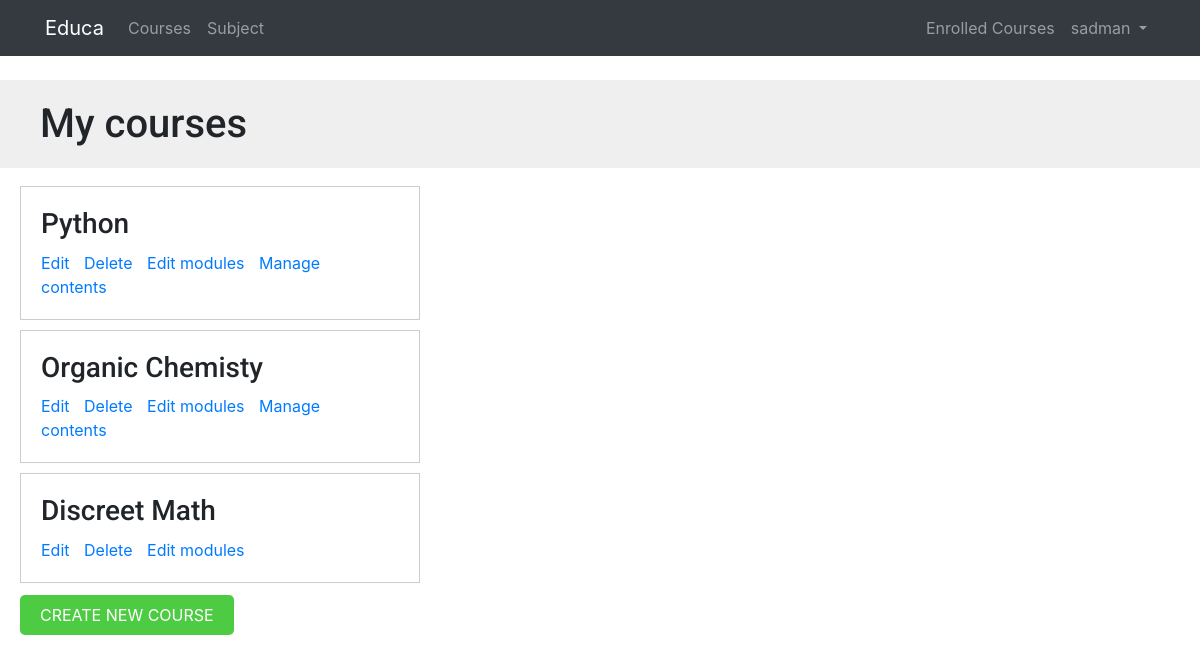
The app's page /course/mine/ (signed in) with its own data.
### courses/models.py (models this page shows, shortened)
class Course(models.Model):
    owner = models.ForeignKey(User,
                    related_name='courses_created',
                    on_delete=models.CASCADE)
    subject = models.ForeignKey(Subject, related_name='courses',
                        on_delete=models.CASCADE)
    title = models.CharField(max_length=200)
    slug = models.SlugField(max_length=200, unique=True)
    overview = models.TextField()
    created = models.DateTimeField(auto_now_add=True)
    students = models.ManyToManyField(User,
                                      related_name='courses_joined',
                                      blank=True)
    class Meta:
        ordering = ['-created']

### courses/views.py (the view)
class ManageCourseListView(OwnerCourseMixin, ListView): #listview with mixin
    template_name = 'courses/manage/course/list.html'

### courses/templatetags/course.py (called while the page is built)
@register.filter(name='has_group')
def has_group(user, group_name):
    group = Group.objects.get(name=group_name)
    return True if group in user.groups.all() else False

### templates/courses/manage/course/list.html (shortened to what this page needs)
{% extends "base.html" %}
{% block content %}
  <h1>My courses</h1>
  <div class="module">
    {% for course in object_list %}
      <div class="course-info">
        <h3>{{ course.title }}</h3>
        <p>
          <a href="{% url "course_edit" course.id %}">Edit</a>
          <a href="{% url "course_delete" course.id %}">Delete</a>
          <a href="{% url "course_module_update" course.id %}">Edit modules</a>
          {% if course.modules.count > 0 %}
            <a href="{% url "module_content_list" course.modules.first.id %}">Manage contents</a>
          {% endif %}
        </p>
      </div>
    {% empty %}
      <p>You haven't created any courses yet.</p>
    {% endfor %}
    <p>
      <a href="{% url "course_create" %}" class="button">Create new course</a>
    </p>
  </div>
{% endblock %}

### templates/base/navbar.html (shortened to what this page needs)
{% load course %}
{% url 'course_list' as course_list %}
{% url 'home' as home_url %}
{% url 'sub_list' as subject_url %}
{% url 'manage_course_list' as mine %}
{% url 'student_course_list' as std %}
{% url 'course_create' as create_url %}
<div  class="navbar navbar-expand-md navbar-dark bg-dark mb-4">
  <div class="container">
    <a href="{{ home_url }}" class=" navbar-brand">Educa</a>
<div class="collapse navbar-collapse" id="navbarSupportedContent">
     <ul class="navbar-nav mr-auto">
       <li class="nav-item {% if request.path == course_list %}active{% endif %}">
         <a class="nav-link" href="{{ course_list }}">Courses <span class="sr-only">(current)</span></a>
       </li>
       <li class="nav-item {% if request.path == subject_url %}active{% endif %}">
         <a class="nav-link" href="{{ subject_url }}">Subject</a>
       </li>
     </ul>
 </div>
 <div class="collapse navbar-collapse" id="navbarCollapse">
     {% if user.is_authenticated %}
       <ul class="navbar-nav ml-auto">
        {% if request.user|has_group:"Instructors" %}
         <li class="nav-item {% if request.path == mine %}active{% endif %}">
           <a class="nav-link" href="{{mine}}">My Courses</a>
         </li>
         <li class="nav-item {% if request.path == create_url %}active{% endif %}">
           <a class="nav-link" href="{{create_url}}">Create Course</a>
         </li>
         {% else %}
         <li class="nav-item {% if request.path == std %}active{% endif %}">
           <a class="nav-link" href="{{std}}">Enrolled Courses</a>
         </li>
         {% endif %}
           <li class="nav-item">
             <a class="nav-link dropdown-toggle" href="#" id="userMenu"
               data-toggle="dropdown" aria-haspopup="true"
               aria-expanded="false">
               {{ user.username }}
             </a>
           </li>
         </ul>
       {% endif %}
     </div>
  </div>
</div>

### static/css/base.css (style rules this page uses)
body { margin:0; font-family:'Roboto', sans-serif; font-weight:400; color:#333; }
a { color:#3fad37; text-decoration:none; }
ul { float:left; }
h1, h2, h3, h4, h5, h6 { font-family:'Roboto', sans-serif; font-weight:300; }
h1 { background:#efefef; width:100%; overflow:auto; padding:20px 0 20px 40px; margin:0; }
.module { padding:10px 20px; float:left; width:600px; }
.module h3 { margin:20px 0 0; padding:0; width:100%; }
.module p { margin:10px 0 20px; width:100%; float:left; }
input[type=submit], a.button { border-radius:5px; background:#4dcc43; color:#fff; font-size:16px; text-transform:uppercase; border:none; padding:10px 20px; margin:20px 0; }
.course-info { border:1px solid #ccc; padding:0 20px; margin-bottom:10px; width:400px; overflow:auto; }
.course-info a { margin-right:10px; }

### records on screen
Course: title "Python", shows "Manage contents"
Course: title "Organic Chemisty", shows "Manage contents"
Course: title "Discreet Math"

### other values on screen
{{ user.username }} "sadman"
